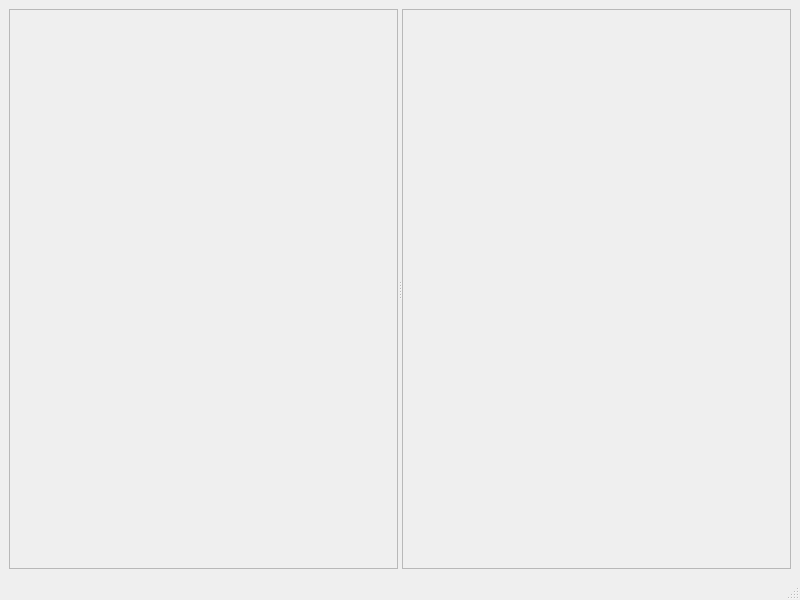
<?xml version="1.0" encoding="UTF-8"?>
<ui version="4.0">
 <class>MainWindow</class>
 <widget class="QMainWindow" name="MainWindow">
  <property name="geometry">
   <rect>
    <x>0</x>
    <y>0</y>
    <width>800</width>
    <height>600</height>
   </rect>
  </property>
  <property name="windowTitle">
   <string>MainWindow</string>
  </property>
  <widget class="QWidget" name="centralwidget">
   <layout class="QHBoxLayout" name="horizontalLayout">
    <item>
     <widget class="QSplitter" name="splitter">
      <property name="minimumSize">
       <size>
        <width>300</width>
        <height>300</height>
       </size>
      </property>
      <property name="orientation">
       <enum>Qt::Horizontal</enum>
      </property>
      <widget class="QFrame" name="frame">
       <property name="minimumSize">
        <size>
         <width>180</width>
         <height>180</height>
        </size>
       </property>
       <property name="frameShape">
        <enum>QFrame::StyledPanel</enum>
       </property>
       <property name="frameShadow">
        <enum>QFrame::Raised</enum>
       </property>
      </widget>
      <widget class="QFrame" name="vtk_panel">
       <property name="minimumSize">
        <size>
         <width>180</width>
         <height>180</height>
        </size>
       </property>
       <property name="frameShape">
        <enum>QFrame::StyledPanel</enum>
       </property>
       <property name="frameShadow">
        <enum>QFrame::Raised</enum>
       </property>
      </widget>
     </widget>
    </item>
   </layout>
  </widget>
  <widget class="QMenuBar" name="menubar">
   <property name="geometry">
    <rect>
     <x>0</x>
     <y>0</y>
     <width>800</width>
     <height>24</height>
    </rect>
   </property>
  </widget>
  <widget class="QStatusBar" name="statusbar"/>
 </widget>
 <resources/>
 <connections/>
</ui>
